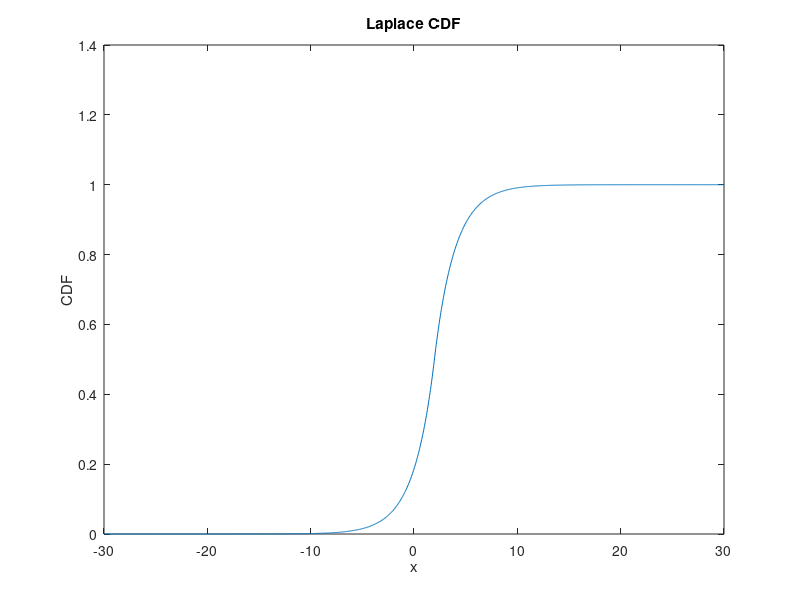

Recreate this plot in MATLAB.
mu = 2;
b = 2;
int_size = 0.05;

x = -30:int_size:30;
y_pdf = (exp(-(abs(x-mu))/b))/(2*b);
y_cdf = zeros(1, length(x));



for i = 1:length(x)
    if i == 1
        y_cdf(i) = y_pdf(i)*int_size;
    else
        y_cdf(i) = y_cdf(i-1) + y_pdf(i)*int_size;
    
    end
end


plot(x, y_cdf), xlabel("x"), ylabel("CDF"), title("Laplace CDF");

